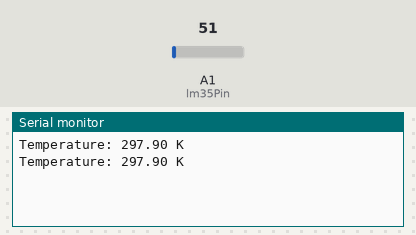
This sketch was run on a simulated Arduino Uno, built with avr-gcc and run on an emulated ATmega328P. Shown: the last lines printed to the serial monitor. The inputs (shaded band) are chosen by the test bench; at power-on: A1 (lm35Pin) = 51.

Above: at 1.8 s.
1.9 s: A1 (lm35Pin) set to 61
At 2.8 s:
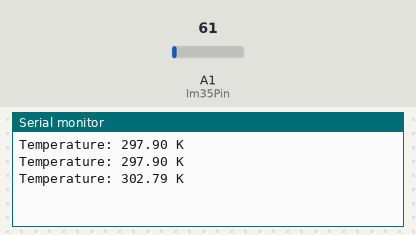
3.4 s: A1 (lm35Pin) set to 71
At 4.4 s:
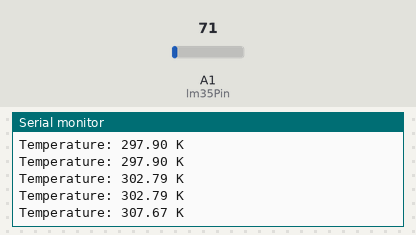
Timing chart, 0 to 6.4 s (numbered marks = the images above; inputs shaded):
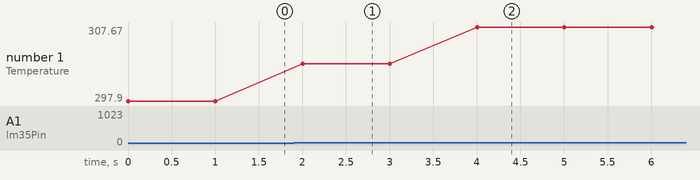

The sketch:

LM35-Temperature.ino
```cpp
#include <LiquidCrystal.h>

const int rs = 12, en = 11, d4 = 5, d5 = 4, d6 = 3, d7 = 2;
LiquidCrystal lcd(rs, en, d4, d5, d6, d7);
const int lm35Pin = A1;

void setup()
{
    Serial.begin(9600);
}

void loop()
{
    int sensorValue = analogRead(lm35Pin);
    float voltage = (sensorValue * 5.0) / 1024.0;
    float temperatureC = voltage * 100;
    float temperatureK = temperatureC + 273;

    Serial.print("Temperature: ");
    Serial.print(temperatureK);
    Serial.println(" K");

    delay(1000);
}
```

Measured:
- after the input at 1.9 s, the serial monitor: prints a new line after 0.10 s (image 1)
- after the input at 3.4 s, the serial monitor: prints a new line after 0.60 s (image 2)
- plotted number 1: 297.9 → 302.79 after the input at 1.9 s, 302.79 → 307.67 after the input at 3.4 s
